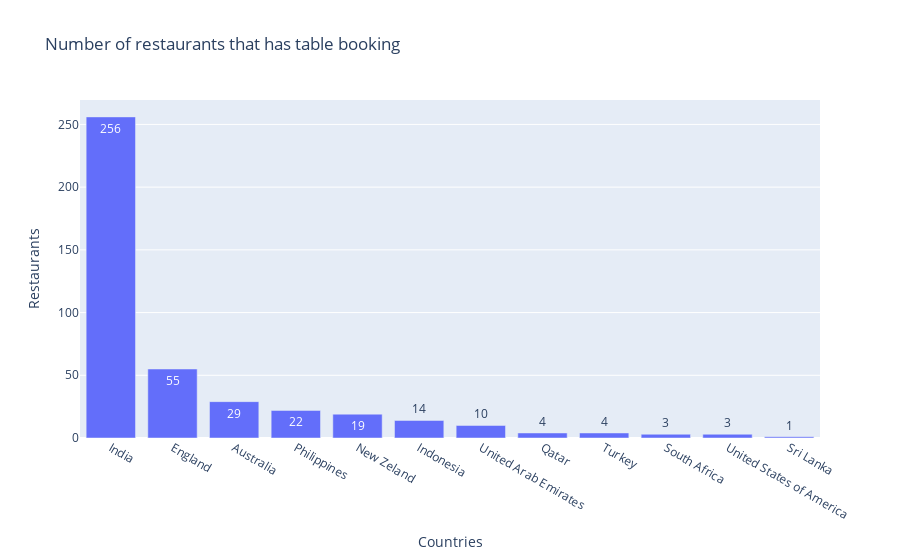

Notebook code for this chart:
### Markdown cell above
### Which country has the most restaurants that has table booking?

### Code cell
df_aux = df1[['country_name', 'restaurant_id', 'has_table_booking']].groupby(['country_name', 'has_table_booking']).nunique().sort_values('restaurant_id', ascending=False).reset_index()
df_aux = df_aux[df_aux['has_table_booking'] == 1]
df_aux = df_aux[['country_name', 'restaurant_id']]
fig = px.bar(df_aux, x='country_name', y='restaurant_id',text_auto=True, title='Number of restaurants that has table booking', labels={'country_name': 'Countries', 'restaurant_id':'Restaurants'}) 
fig.show()

### Figure 1 — Plotly figure (JSON) as saved in the notebook; plotly's stock layout.template omitted (floating-point values rounded to 4 significant figures)
{"data": [{"alignmentgroup": "True", "hovertemplate": "Countries=%{x}<br>Restaurants=%{y}<extra></extra>", "legendgroup": "", "marker": {"color": "#636efa", "pattern": {"shape": ""}}, "name": "", "offsetgroup": "", "orientation": "v", "showlegend": false, "textposition": "auto", "texttemplate": "%{y}", "type": "bar", "x": ["India", "England", "Australia", "Philippines", "New Zeland", "Indonesia", "United Arab Emirates", "Qatar", "Turkey", "South Africa", "United States of America", "Sri Lanka"], "xaxis": "x", "y": [256, 55, 29, 22, 19, 14, 10, 4, 4, 3, 3, 1], "yaxis": "y"}], "layout": {"barmode": "relative", "legend": {"tracegroupgap": 0}, "title": {"text": "Number of restaurants that has table booking"}, "xaxis": {"anchor": "y", "domain": [0, 1], "title": {"text": "Countries"}}, "yaxis": {"anchor": "x", "domain": [0, 1], "title": {"text": "Restaurants"}}}}
